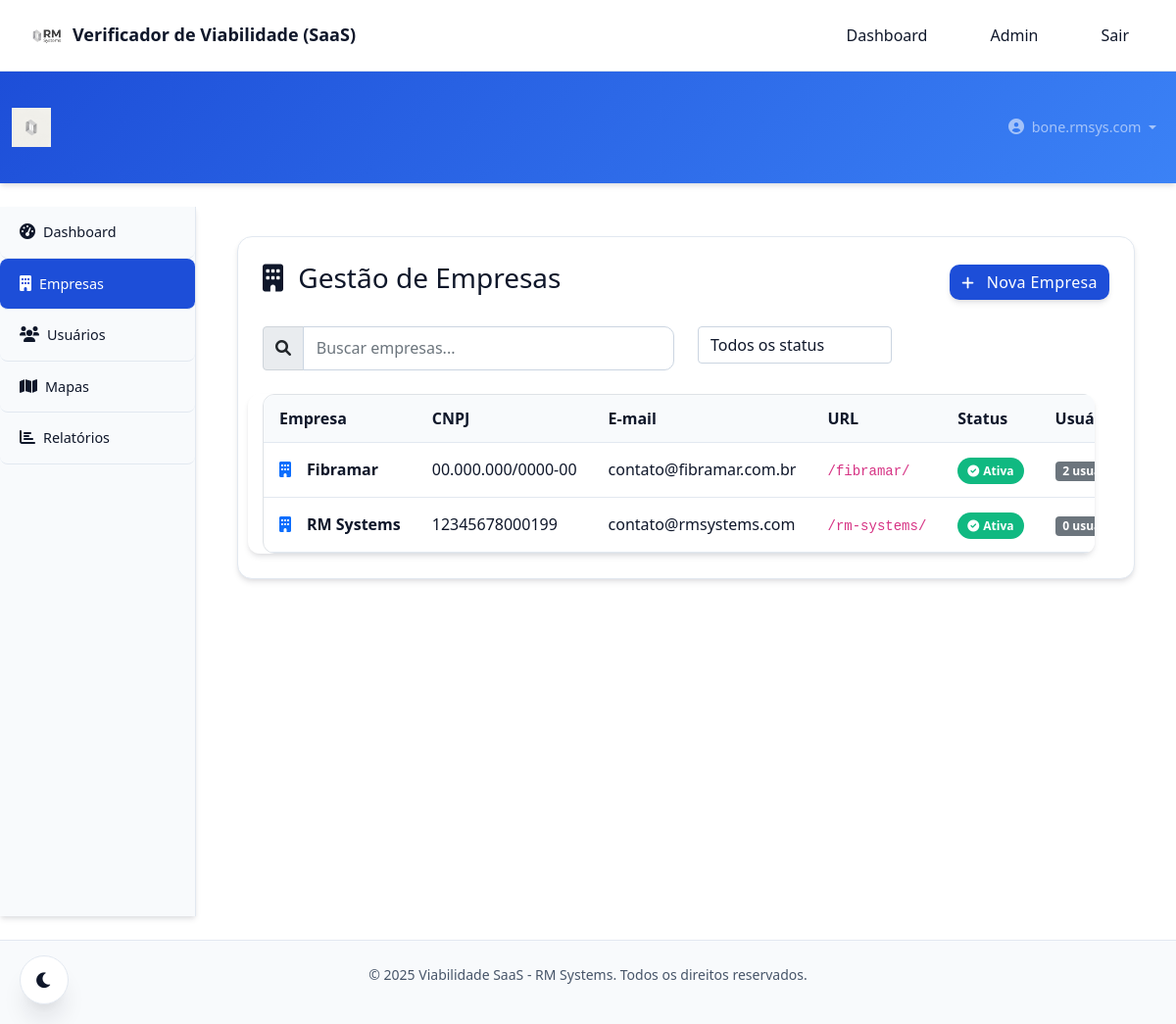
The page /rm/empresas/ (signed in) on the database its author committed.
### core/models.py (models this page shows, shortened)
class CustomUser(AbstractUser):
    USER_ROLES = [
        ('RM', 'Administrador RM'),  # Você e o Bone
        ('COMPANY_ADMIN', 'Administrador da Empresa'),  # Admin da empresa cliente
        ('COMPANY_USER', 'Usuário da Empresa'),  # Usuário comum da empresa
    ]
    role = models.CharField(
        max_length=20,
        choices=USER_ROLES,
        default='COMPANY_USER',
        verbose_name="Função"
    )
    company = models.ForeignKey(
        Company,
        on_delete=models.CASCADE,
        null=True,
        blank=True,
        related_name='users',
        verbose_name="Empresa"
    )
    phone = models.CharField(max_length=20, blank=True, verbose_name="Telefone")
    created_at = models.DateTimeField(auto_now_add=True, verbose_name="Criado em")
    updated_at = models.DateTimeField(auto_now=True, verbose_name="Atualizado em")
    class Meta:
        verbose_name = "Usuário"
        verbose_name_plural = "Usuários"
    @property
    def is_rm_admin(self):
        return self.role == 'RM'

class Company(models.Model):
    name = models.CharField(max_length=200, verbose_name="Nome da Empresa")
    slug = models.SlugField(max_length=200, unique=True, verbose_name="Slug", help_text="URL amigável para a empresa")
    cnpj = models.CharField(max_length=18, unique=True, verbose_name="CNPJ")
    email = models.EmailField(verbose_name="E-mail da Empresa")
    phone = models.CharField(max_length=20, blank=True, verbose_name="Telefone")
    address = models.TextField(blank=True, verbose_name="Endereço")
    is_active = models.BooleanField(default=True, verbose_name="Ativa")
    created_at = models.DateTimeField(auto_now_add=True, verbose_name="Criada em")
    updated_at = models.DateTimeField(auto_now=True, verbose_name="Atualizada em")
    class Meta:
        verbose_name = "Empresa"
        verbose_name_plural = "Empresas"
        ordering = ['name']

### core/views.py (the view)
@login_required
@rm_admin_required
def company_list(request):
    qs = Company.objects.all().order_by('name')
    q = request.GET.get('q', '').strip()
    if q:
        qs = qs.filter(Q(name__icontains=q) | Q(cnpj__icontains=q) | Q(email__icontains=q))
    paginator = Paginator(qs, 12)
    page_number = request.GET.get('page')
    companies = paginator.get_page(page_number)
    return render(request, 'core/rm_companies.html', {'companies': companies, 'q': q})

### core/permissions.py (called while the page is built)
def is_rm_admin(user):
    return user.is_authenticated and user.is_rm_admin

### core/templates/core/rm_companies.html (shortened to what this page needs)
{% extends "base.html" %}
{% load static %}
{% block extra_head %}
<link href="https://cdn.jsdelivr.net/npm/bootstrap@5.1.3/dist/css/bootstrap.min.css" rel="stylesheet">
<link href="https://cdnjs.cloudflare.com/ajax/libs/font-awesome/6.0.0/css/all.min.css" rel="stylesheet">
{% endblock %}
{% block content %}
    <nav class="navbar navbar-expand-lg navbar-dark">
        <div class="container-fluid">
            <a class="navbar-brand" href="{% url 'rm:admin_dashboard' %}">
                <img src="/static/img/RM_logo.png" alt="RM Systems" height="40">
            </a>
            <div class="navbar-nav ms-auto">
                <div class="nav-item dropdown">
                    <a class="nav-link dropdown-toggle" href="#" role="button" data-bs-toggle="dropdown">
                        <i class="fas fa-user-circle me-1"></i>
                        {{ user.username }}
                    </a>
                </div>
            </div>
        </div>
    </nav>
    <div class="container-fluid">
        <div class="row">
            <div class="col-md-3 col-lg-2 px-0">
                <div class="sidebar">
                    <nav class="nav flex-column">
                        <a class="nav-link" href="{% url 'rm:admin_dashboard' %}">
                            <i class="fas fa-tachometer-alt me-2"></i>Dashboard
                        </a>
                        <a class="nav-link active" href="{% url 'rm:company_list' %}">
                            <i class="fas fa-building me-2"></i>Empresas
                        </a>
                        <a class="nav-link" href="{% url 'rm:user_list' %}">
                            <i class="fas fa-users me-2"></i>Usuários
                        </a>
                        <a class="nav-link" href="{% url 'rm:map_list' %}">
                            <i class="fas fa-map me-2"></i>Mapas
                        </a>
                        <a class="nav-link" href="{% url 'rm:reports' %}">
                            <i class="fas fa-chart-bar me-2"></i>Relatórios
                        </a>
                    </nav>
                </div>
            </div>
            <div class="col-md-9 col-lg-10">
                <div class="main-content">
                    <div class="content-card">
                        <div class="d-flex justify-content-between align-items-center mb-4">
                            <h3>
                                <i class="fas fa-building me-2"></i>
                                Gestão de Empresas
                            </h3>
                            <a href="{% url 'rm:company_create' %}" class="btn btn-primary">
                                <i class="fas fa-plus me-2"></i>
                                Nova Empresa
                            </a>
                        </div>
                        <div class="row mb-4">
                            <div class="col-md-6">
                                <div class="input-group">
                                    <span class="input-group-text">
                                        <i class="fas fa-search"></i>
                                    </span>
                                    <input type="text" class="form-control" placeholder="Buscar empresas..." id="searchInput">
                                </div>
                            </div>
                            <div class="col-md-3">
                                <select class="form-select" id="statusFilter">
                                    <option value="">Todos os status</option>
                                </select>
                            </div>
                        </div>
                        <div class="table-responsive">
                            <table class="table table-hover">
                                <thead>
                                    <tr>
                                        <th>Empresa</th>
                                        <th>CNPJ</th>
                                        <th>E-mail</th>
                                        <th>URL</th>
                                        <th>Status</th>
                                        <th>Usuários</th>
                                    </tr>
                                </thead>
                                <tbody>
                                    {% for company in companies %}
                                        <tr>
                                            <td>
                                                <div class="d-flex align-items-center">
                                                    <div class="me-3">
                                                        <i class="fas fa-building text-primary"></i>
                                                    </div>
                                                    <div>
                                                        <strong>{{ company.name }}</strong>
                                                    </div>
                                                </div>
                                            </td>
                                            <td>{{ company.cnpj }}</td>
                                            <td>{{ company.email }}</td>
                                            <td>
                                                <code>/{{ company.slug }}/</code>
                                            </td>
                                            <td>
                                                {% if company.is_active %}
                                                    <span class="status-badge status-active">
                                                        <i class="fas fa-check-circle me-1"></i>Ativa
                                                    </span>
                                                {% else %}
                                                    <span class="status-badge status-inactive">
                                                        <i class="fas fa-times-circle me-1"></i>Inativa
                                                    </span>
                                                {% endif %}
                                            </td>
                                            <td>
                                                <span class="badge bg-secondary">
                                                    {{ company.users.count }} usuários
                                                </span>
                                            </td>
                                        </tr>
                                    {% endfor %}
                                </tbody>
                            </table>
                        </div>
                    </div>
                </div>
            </div>
        </div>
    </div>
{% endblock %}

### static/css/styles.css (style rules this page uses)
:root { --white-light: var(--rm-white); --white-std: var(--rm-gray-50); --white-dark: var(--rm-gray-200); --gray-light: var(--rm-gray-200); --gray: var(--rm-gray-600); --gray-dark: var(--rm-gray-900); --bg: var(--rm-gradient-secondary); --bg2: var(--rm-primary-50); --white: var(--rm-white); --card: var(--rm-card-bg); --text: var(--rm-text-primary); --muted: var(--rm-text-secondary); --border: var(--rm-border-primary); --primary: var(--rm-primary); --primary-hover: var(--rm-primary-dark); --primary-700: var(--rm-primary-dark); --success: var(--rm-success); --warning: var(--rm-warning); --error: var(--rm-error); --shadow: var(--rm-shadow); --shadow-lg: var(--rm-shadow-lg); }
* { box-sizing:border-box }
html,body { height:100% }
body { font-family:Inter,system-ui,-apple-system,Segoe UI,Roboto,'Helvetica Neue',Arial,sans-serif; margin:0; background:var(--rm-bg-primary); color:var(--rm-text-primary); line-height:1.6; font-weight:400; transition: background-color 0.3s ease, color 0.3s ease; }
.nav-link { display: flex; align-items: center; gap: 0.5rem; padding: 0.75rem 1rem; text-decoration: none; color: var(--gray); border-radius: 8px; transition: all 0.2s ease; font-weight: 500; font-size: 0.9rem; }
.nav-link.active { background: var(--primary); color: var(--white-light); }
.nav-link i { font-size: 1rem; }
input[type="text"],input[type="email"],input[type="password"],input[type="file"],textarea { padding:16px; border:2px solid var(--border); border-radius:12px; background:var(--white-std); outline:none; transition:all 0.3s ease; font-size:1rem; font-weight:500; }
.btn { border:none; padding:16px 24px; border-radius:12px; cursor:pointer; font-weight:600; font-size:1rem; transition:all 0.3s ease; position:relative; overflow:hidden; text-transform:none; letter-spacing:0.025em; }

### static/css/theme_rm.css (style rules this page uses)
:root { --rm-blue-600:#1D4ED8;--rm-blue-700:#1E40AF;--rm-blue-100:#DBEAFE; --rm-green-500:#10b981;--rm-green-600:#059669;--rm-red-500:#ef4444;--rm-red-600:#dc2626; --rm-amber-500:#f59e0b;--rm-slate-900:#0F172A;--rm-slate-600:#475569;--rm-slate-50:#F8FAFC; }
.btn { display:inline-flex;align-items:center;gap:.5rem;padding:.6rem 1rem;border-radius:10px;border:1px solid transparent;font-weight:600;font-size:.9rem;cursor:pointer;text-decoration:none;transition:all .2s ease;box-shadow:var(--shadow) }
.btn .fas,.btn .fa { font-size:.9rem }
.btn.primary,.btn-primary { background:var(--primary, var(--rm-blue-600));color:#fff;border-color:var(--primary, var(--rm-blue-600)) }
.badge { display:inline-block;padding:.25rem .5rem;border-radius:999px;font-weight:700;font-size:.75rem }
.table { width:100%;border-collapse:separate;border-spacing:0;background:var(--rm-card-bg);border:1px solid var(--rm-card-border);border-radius:12px;overflow:hidden;color:var(--rm-text-primary) }
.table th,.table td { padding:.75rem 1rem;border-bottom:1px solid var(--rm-border-primary);text-align:left;color:var(--rm-text-primary) }
.table thead th { background:var(--rm-bg-secondary);color:var(--rm-text-primary);font-weight:700;border-bottom:1px solid var(--rm-border-primary) }
.table-responsive { width:100%;overflow:auto }
.input, input[type="text"], input[type="email"], input[type="password"], select, textarea { width:100%;padding:.6rem .8rem;border-radius:10px;border:1px solid var(--rm-input-border) !important;background:var(--rm-input-bg) !important;color:var(--rm-text-primary) !important;outline:none;transition:border-color .2s ease, box-shadow .2s ease }
.input::placeholder, input::placeholder, textarea::placeholder { color:var(--rm-text-secondary);opacity:0.7 }
.form-control, .form-select { background: var(--rm-input-bg) !important; border: 1px solid var(--rm-input-border) !important; color: var(--rm-text-primary) !important; }
.container-fluid { max-width:1200px;margin:24px auto;padding:0 24px }
.row { display:block }
.nav-link { color:var(--rm-text-primary);transition:all 0.3s ease }
.dropdown-toggle { color:var(--rm-text-primary);transition:all 0.3s ease }
.btn { transition:all 0.3s ease }
.table tbody tr { transition:all 0.3s ease }
.badge { transition:all 0.3s ease }
.fas, .fa { transition:all 0.3s ease }

### static/css/global.css (style rules this page uses)
body { background-color: var(--rm-bg-primary); color: var(--rm-text-primary); transition: background-color 0.3s ease, color 0.3s ease; }

### rows shown on the page
CustomUser: username "bone.rmsys.com"
Company: name "Fibramar", cnpj "00.000.000/0000-00", email "contato@fibramar.com.br", slug "fibramar", is_active True (drawn), users.count "2"
Company: name "RM Systems", cnpj "12345678000199", email "contato@rmsystems.com", slug "rm-systems", is_active True (drawn), users.count "0"
